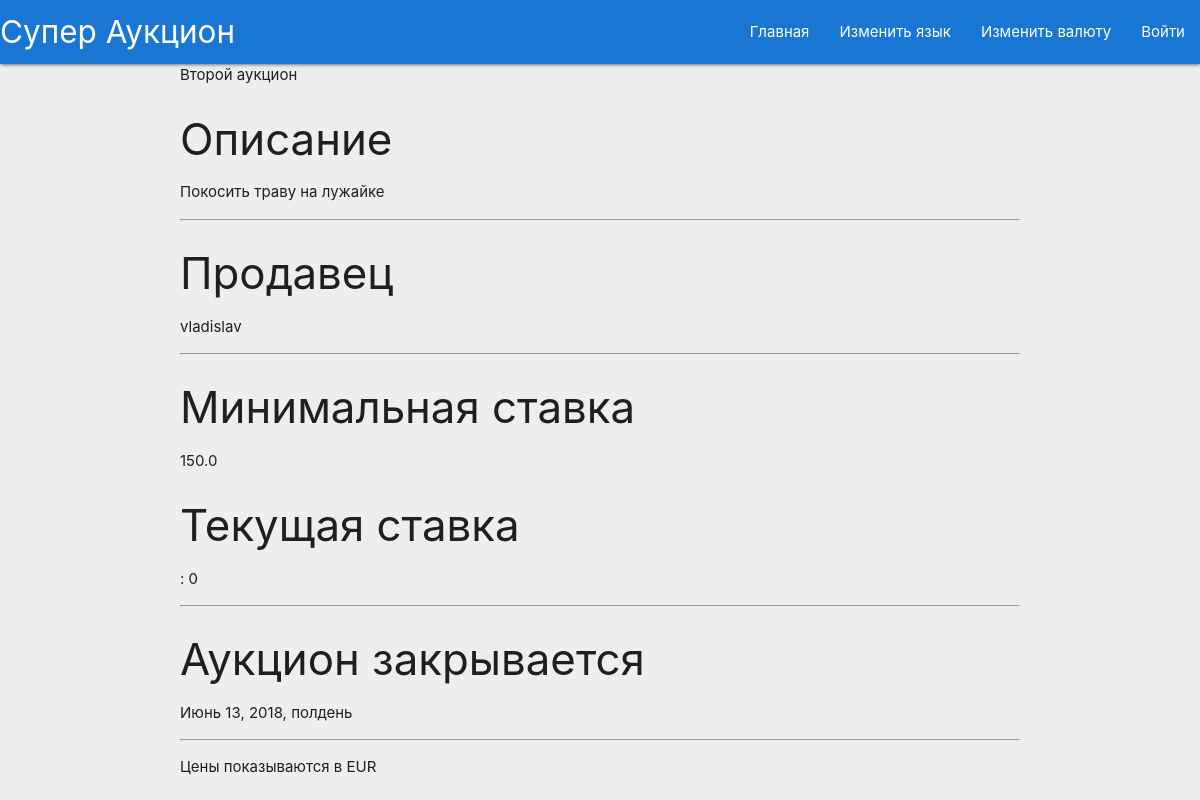
The page /browse/2/ on the database its author committed.
### AuctionApp/models.py (models this page shows, shortened)
class Auction(models.Model):
    title = models.CharField(max_length=100)
    description = models.CharField(max_length=1000)
    seller = models.CharField(max_length=100)
    minimum_price = models.FloatField()
    deadline = models.DateTimeField()
    state = models.CharField(max_length=50)

### AuctionApp/views.py (the view)
# urls.py: url(r'^browse/(?P<id>[0-9]+)/', browse_auction),
def browse_auction(request, id):
    auction = models.Auction.objects.get(pk=id)
    if auction.state == 'active':
        currency = get_currency(request)
        highest_bid = get_highest_bid(auction)
        if highest_bid != 0:
            highest_bid = highest_bid.amount
        min_price_in_currency = oer_handler.get_price(auction.minimum_price, 'EUR', currency)
        highest_bid_in_currency = oer_handler.get_price(highest_bid, 'EUR', currency)
        return render(request, 'browse_auction.html', {'auction': auction,
                                                       'highest_bid': get_highest_bid(auction),
                                                       'exchanged_min_price': min_price_in_currency,
                                                       'exchanged_highest_bid': highest_bid_in_currency,
                                                       'currency': currency})
    else:
        messages.add_message(request, messages.ERROR, _("Your requested auction is not Active!!"))

### AuctionApp/oer_handler.py (called while the page is built)
def get_price(price, from_currency, to_currency):
    if from_currency == to_currency:
        return price
    rate = get_rate(from_currency, to_currency)
    return price * rate

### AuctionApp/views.py (called while the page is built)
def get_highest_bid(auction):
    all_bids = models.Bid.objects.filter(auction=auction)
    if len(all_bids) > 0:
        return all_bids[0]
    else:
        return 0

def get_currency(request):
    current_currency = 'EUR'
    if 'currency' in request.COOKIES:
        current_currency = request.COOKIES['currency']
    return current_currency

### templates/browse_auction.html (shortened to what this page needs)
{%  extends "base.html" %}
{% load i18n %}
{% block title %}{{ auction.title }}{% endblock %}
{% block content %}
    <h3>{% trans "Description" %}</h3>
    <p>{{ auction.description }}</p>
    <hr>
    <h3>{% trans "Seller" %}</h3>
    <p>{{ auction.seller }}</p>
    <hr>
    <h3>{% trans "Minimum bid" %}</h3>
    <p>{{ exchanged_min_price }}</p>
    <h3>{% trans "Current bid" %}</h3>
    <p>{{ highest_bid.bidder.username }}: {{ exchanged_highest_bid }}</p>
    <hr>
    <h3>{% trans "Auction closes" %}</h3>
    <p>{{ auction.deadline }}</p>
    <hr>
    <p>{% trans "Prices shown in" %} {{ currency }}</p>
{%  endblock %}

### rows shown on the page
Auction: title "Второй аукцион", description "Покосить траву на лужайке", seller "vladislav", minimum_price "150.0", deadline "Июнь 13, 2018, полдень"

### other values the page prints
{{ exchanged_highest_bid }} "0"
{{ currency }} "EUR"
